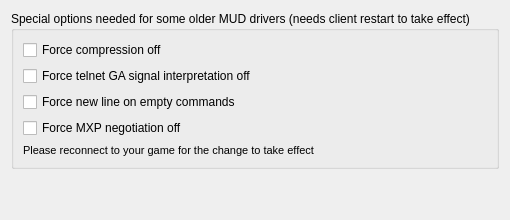
     <widget class="QWidget" name="tab_3">
      <attribute name="title">
       <string>Special Options</string>
      </attribute>
      <layout class="QGridLayout" name="gridLayout_7">
       <item row="1" column="0">
        <spacer name="verticalSpacer_6">
         <property name="orientation">
          <enum>Qt::Vertical</enum>
         </property>
         <property name="sizeHint" stdset="0">
          <size>
           <width>20</width>
           <height>40</height>
          </size>
         </property>
        </spacer>
       </item>
       <item row="0" column="0">
        <widget class="QGroupBox" name="groupBox_7">
         <property name="title">
          <string>Special options needed for some older MUD drivers (needs client restart to take effect)</string>
         </property>
         <layout class="QVBoxLayout" name="verticalLayout_4">
          <item>
           <widget class="QCheckBox" name="mFORCE_MCCP_OFF">
            <property name="text">
             <string>Force compression off</string>
            </property>
           </widget>
          </item>
          <item>
           <widget class="QCheckBox" name="mFORCE_GA_OFF">
            <property name="text">
             <string>Force telnet GA signal interpretation off</string>
            </property>
           </widget>
          </item>
          <item>
           <widget class="QCheckBox" name="checkBox_mUSE_FORCE_LF_AFTER_PROMPT">
            <property name="toolTip">
             <string>This option adds a line line break &lt;LF&gt; or &quot;
&quot; to your command input on empty commands. This option will rarely be necessary.</string>
            </property>
            <property name="text">
             <string>Force new line on empty commands</string>
            </property>
           </widget>
          </item>
          <item>
           <widget class="QCheckBox" name="mFORCE_MXP_NEGOTIATION_OFF">
            <property name="text">
             <string>Force MXP negotiation off</string>
            </property>
           </widget>
          </item>
          <item>
           <widget class="QLabel" name="need_reconnect_for_specialoption">
            <property name="enabled">
             <bool>true</bool>
            </property>
            <property name="font">
             <font>
              <pointsize>8</pointsize>
             </font>
            </property>
            <property name="mouseTracking">
             <bool>false</bool>
            </property>
            <property name="text">
             <string>Please reconnect to your game for the change to take effect</string>
            </property>
            <property name="textFormat">
             <enum>Qt::AutoText</enum>
            </property>
            <property name="wordWrap">
             <bool>true</bool>
            </property>
           </widget>
          </item>
         </layout>
        </widget>
       </item>
      </layout>
     </widget>
